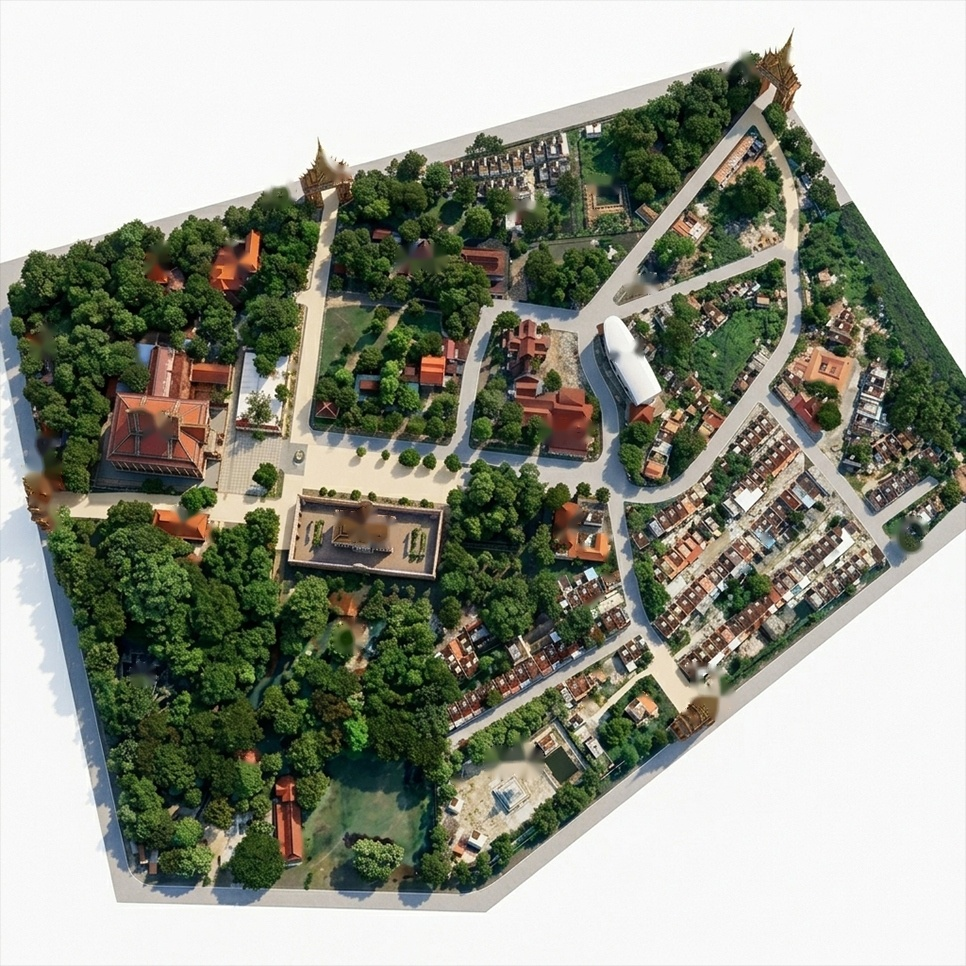
#> input picture temple_map/map_clean.jpg, 966 x 966 px
$ python annotate_map.py
#> lines starting #> are read from the running program, lines starting #| are printed output that depends on the picture
#!/usr/bin/env python3
# -*- coding: utf-8 -*-
"""
Temple Map Clean Annotator
Draws ONLY Khmer text labels over the cleaned aerial map (Numbers & ABCDE erased).
"""

import sys
import io
sys.stdout = io.TextIOWrapper(sys.stdout.buffer, encoding='utf-8', errors='replace')
sys.stderr = io.TextIOWrapper(sys.stderr.buffer, encoding='utf-8', errors='replace')

from PIL import Image, ImageDraw, ImageFont
import os

# Exact locations (x, y) measured directly from map.jpg (966x966)
# Format: (name, target_x, target_y, box_position, category)

MARKERS = [
    ("ធម្មសាលាសភា",                  156, 428, "C", "building"),
    ("មហាកុដិ",                       182, 520, "C", "building"),
    ("កុដិសាឡុម",                     142, 673, "C", "building"),
    ("កុដិតូច",                       43,  342, "C", "building"),
    ("កុដិថ្មី",                      157, 259, "C", "building"),
    ("កុដិគ្រូធំ",                   235, 259, "C", "building"),
    ("ព្រះវិហារ",                     362, 524, "C", "building"),
    ("ដើមពោធិព្រឹក្ស",               348, 636, "C", "building"),
    ("បណ្ណាល័យ",                     568, 523, "C", "building"),
    ("ពុទ្ឌកបឋមសិក្សាកម្រងហ៊ុនណេង", 565, 430, "C", "building"),
    ("កុដិយាយតា",                    421, 258, "C", "building"),
    ("ប៉ុស្តវិទ្យុ",                 523, 209, "C", "building"),
    ("អាងទឹក",                       640, 283, "C", "building"),
    ("អាងទឹកវិទ្យុ",                603, 183, "C", "building"),
    ("ព្រះផ្ទំ",                      627, 351, "C", "building"),
    ("ចេយតីចាយសៀងអីុ",              514, 759, "C", "building"),
    ("ក្លោងទ្វារទី១",               740, 61,  "C", "gate"),
    ("ក្លោងទ្វារទី២",               278, 186, "C", "gate"),
    ("ក្លោងទ្វារទី៣",               907, 536, "C", "gate"),
    ("ក្លោងទ្វារទី៤",               706, 683, "C", "gate"),
    ("ក្លោងទ្វារទី៥",               41,  452, "C", "gate"),
]

FONT_PATHS = [
    r"C:\Users\Visal\AppData\Local\Microsoft\Windows\Fonts\Battambang-Bold.ttf",
    r"C:\Users\Visal\AppData\Local\Microsoft\Windows\Fonts\KhmerOSbattambang.ttf",
    r"C:\Users\Visal\AppData\Local\Microsoft\Windows\Fonts\NotoSansKhmer-Bold.ttf",
    r"C:\Windows\Fonts\KhmerUIb.ttf",
]

def get_font(size):
    for p in FONT_PATHS:
        if os.path.exists(p):
            try:
                return ImageFont.truetype(p, size)
            except Exception:
                continue
    return ImageFont.load_default()

def draw_clean_label(draw, img_w, img_h, name, tx, ty, category, font):
    border_color = (0, 229, 255) if category == "building" else (255, 214, 0)

    nm_bb = font.getbbox(name)
    nw = nm_bb[2] - nm_bb[0]
    nh = nm_bb[3] - nm_bb[1]

    px, py = 7, 4
    box_w = nw + px * 2
    box_h = nh + py * 2

    # Center box on the target location
    bx1 = tx - box_w // 2
    by1 = ty - box_h // 2
    bx2 = bx1 + box_w
    by2 = by1 + box_h

    # Ensure box remains within image bounds
    if bx1 < 4:
        bx1, bx2 = 4, 4 + box_w
    if bx2 > img_w - 4:
        bx1, bx2 = img_w - 4 - box_w, img_w - 4
    if by1 < 4:
        by1, by2 = 4, 4 + box_h
    if by2 > img_h - 4:
        by1, by2 = img_h - 4 - box_h, img_h - 4

    # Rounded rectangle background box with subtle shadow
    draw.rounded_rectangle([bx1, by1, bx2, by2], radius=5, fill=(15, 23, 42, 230), outline=border_color, width=2)

    # Render Khmer text
    text_x = bx1 + px - nm_bb[0]
    text_y = by1 + py - nm_bb[1]

    for dx, dy in [(-1,-1),(1,-1),(-1,1),(1,1),(0,-1),(0,1),(-1,0),(1,0)]:
        draw.text((text_x + dx, text_y + dy), name, font=font, fill=(0, 0, 0))

    draw.text((text_x, text_y), name, font=font, fill=(255, 255, 255))

def main():
    bg_path = 'map_clean.jpg' if os.path.exists('map_clean.jpg') else 'map.jpg'
    img = Image.open(bg_path).convert('RGBA')
    W, H = img.size
#> W = 966; H = 966
    print(f"Annotating clean image {bg_path} ({W}x{H})...")

    overlay = Image.new('RGBA', (W, H), (0,0,0,0))
#> overlay: PIL image 966x966 RGBA; every value is 0
    draw = ImageDraw.Draw(overlay)

    font = get_font(14)

    for (name, tx, ty, pos, category) in MARKERS:
        draw_clean_label(draw, W, H, name, tx, ty, category, font)
        print(f"Labeled -> {name} at ({tx}, {ty})")

    out_img = Image.alpha_composite(img, overlay).convert('RGB')
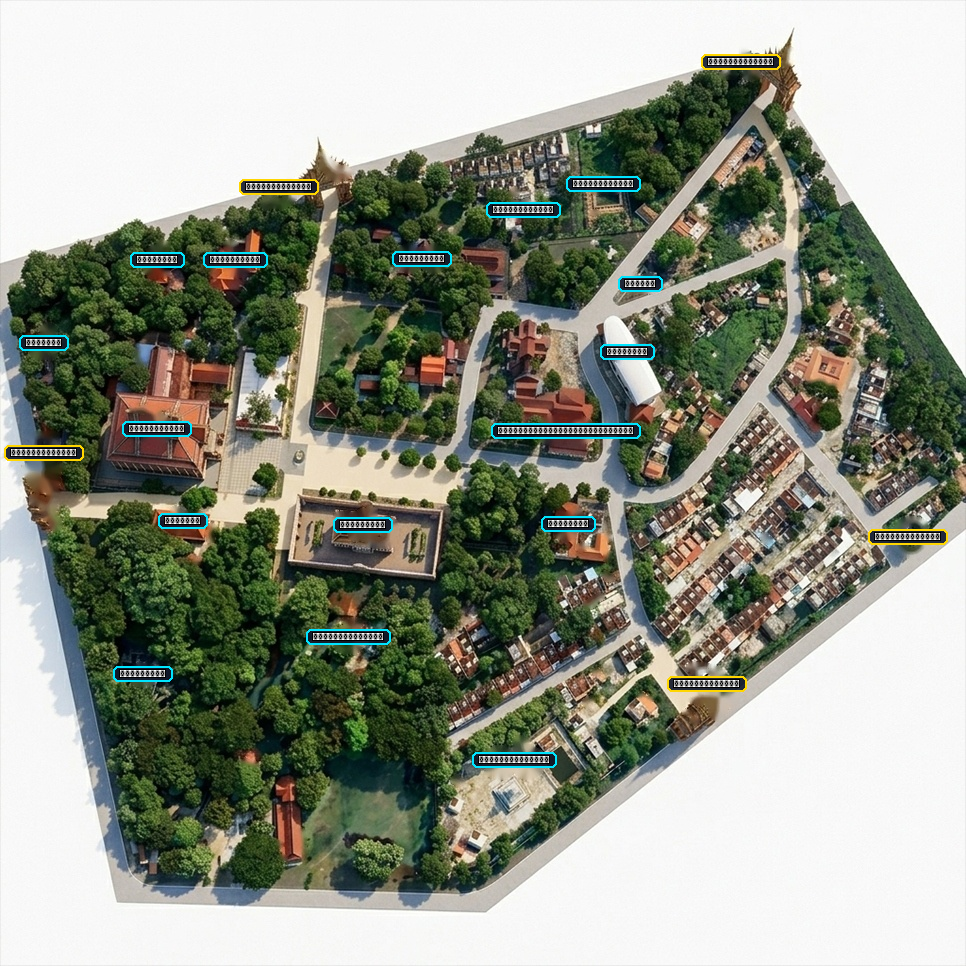
#> out_img: PIL image 966x966 RGB; mean R, G, B 147.9, 152, 139.2
    out_img.save('temple_map_labeled.jpg', quality=95)
    print("Saved temple_map_labeled.jpg successfully!")

if __name__ == '__main__':
    main()
